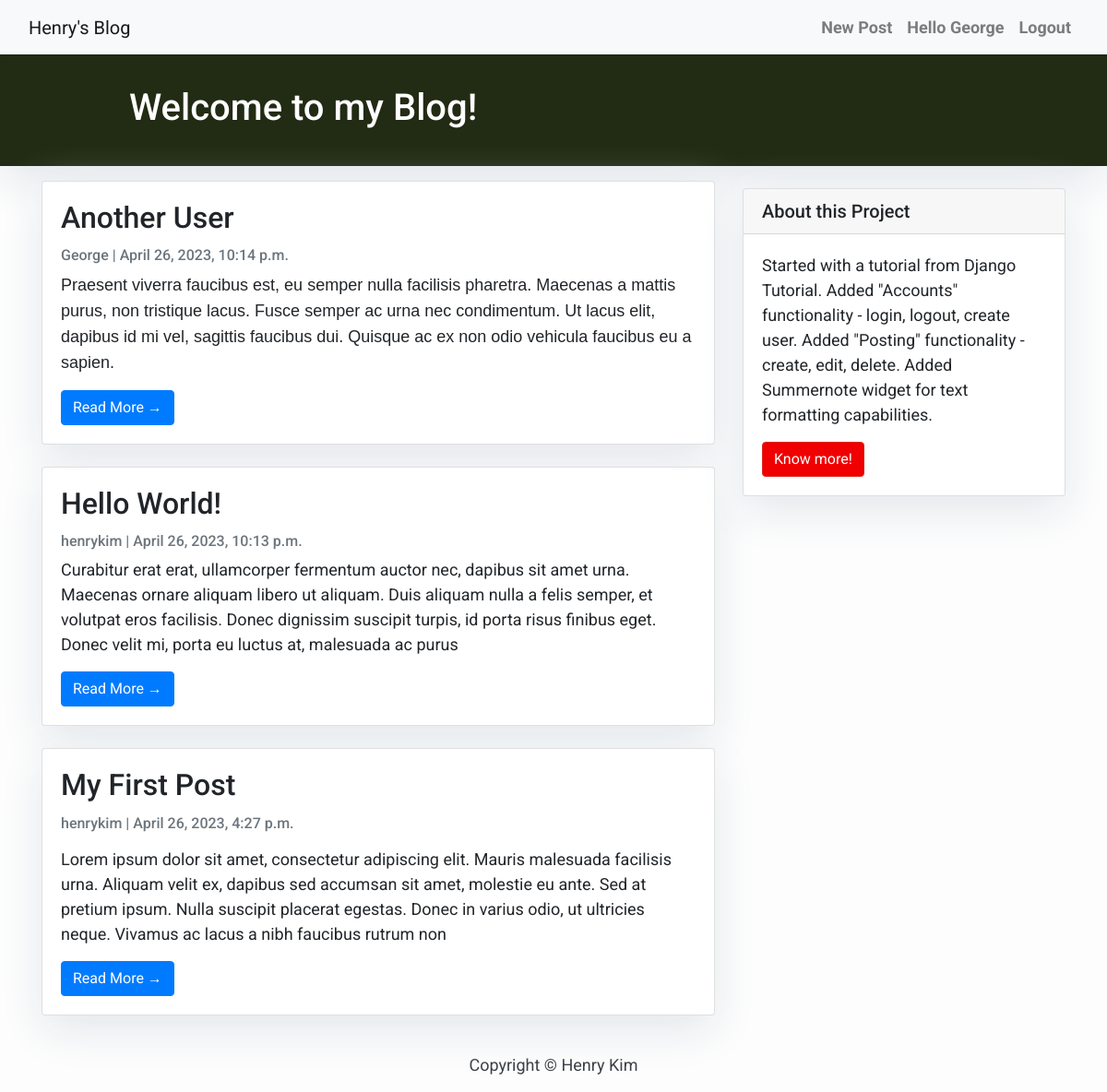
Screenshot of /blog/ (signed in) with the database file from the repository.
### blog/models.py (models this page shows, shortened)
class Post(models.Model):
    title = models.CharField(max_length=200, unique=True)
    slug = models.SlugField(max_length=200, unique=True)
    author = models.ForeignKey(
        User,
        related_name="blog_posts",
        on_delete=models.CASCADE,
    )
    updated_on = models.DateTimeField(auto_now=True)
    content = models.TextField()
    created_on = models.DateTimeField(auto_now_add=True)
    status = models.IntegerField(choices=STATUS, default=0)
    class Meta:
        ordering = ["-created_on"] # negative indicates reverse order, so recenty appears first

### blog/views.py (the view)
# urls.py: path("", posts_list, name="home"),
def posts_list(request):
    post_list = Post.objects.all()
    context = {
        "post_list": post_list,
    }
    return render(request, "index.html", context)

### templates/index.html (shortened to what this page needs)
{% extends "base.html" %}
{% block content %}
<header class="masthead">
    <div class="container">
        <div class="row">
            <div class=" col-md-8 col-md-10 mx-auto">
                <div class="site-heading">
                    <h1 class=" site-heading my-4 mt-3 text-white">Welcome to my Blog!</h1>
                </div>
            </div>
        </div>
    </div>
</header>
<div class="container">
    <div class="row">
        <div class="col-md-8 mt-3 left">
            {% for post in post_list %}
            <div class="card mb-4">
                <div class="card-body">
                    <h2 class="card-title">{{ post.title }}</h2>
                    <p class="card-text text-muted h6">{{ post.author }} | {{ post.created_on}} </p>
                    <p class="card-text">{{post.content|slice:":300"|safe }}</p>
                    <a href="{% url 'post_detail' post.slug  %}" class="btn btn-primary">Read More &rarr;</a>
                </div>
            </div>
            {% endfor %}
        </div>
        {% block sidebar %} {% include 'sidebar.html' %} {% endblock sidebar %}
    </div>
</div>
{%endblock%}

### templates/base.html (shortened to what this page needs)
<!DOCTYPE html>
<html>
    <head>
        <link rel="stylesheet" href="https://maxcdn.bootstrapcdn.com/bootstrap/4.0.0/css/bootstrap.min.css"
 />
    </head>
    <body>
        <nav class="navbar navbar-expand-lg navbar-light bg-light shadow" id="mainNav">
            <div class="container-fluid">
                <a class="navbar-brand" href="{% url 'home' %}">Henry's Blog</a>
                <div class="collapse navbar-collapse" id="navbarResponsive">
                    <ul class="navbar-nav ml-auto">
                        {% if user.is_authenticated %}
                        <li class="nav-item text-black">
                            <a class="nav-link text-black font-weight-bold" href="{% url "new_post" %}">New Post</a>
                        </li>
                        <li class="nav-item text-black">
                            <span class="nav-link text-black font-weight-bold">Hello {{ user }}</span>
                        </li>
                        <li class="nav-item text-black">
                            <a class="nav-link text-black font-weight-bold" href="{% url "logout" %}">Logout</a>
                        </li>
                        {% endif %}
                    </ul>
                </div>
            </div>
        </nav>
        {% block content %}{% endblock content %}
        <footer class="py-3 bg-grey">
            <p class="m-0 text-dark text-center ">Copyright &copy; Henry Kim</p>
        </footer>
    </body>
</html>

### templates/base.html (style rules this page uses)
body { font-family: "Roboto", sans-serif; font-size: 17px; background-color: #fdfdfd; }
.shadow { box-shadow: 0 4px 2px -2px rgba(0, 0, 0, 0.1); }
.masthead { background: #222b13; height: auto; padding-bottom: 15px; box-shadow: 0 16px 48px #E3E7EB; padding-top: 10px; }

### templates/index.html (style rules this page uses)
body { font-family: "Roboto", sans-serif; font-size: 18px; background-color: #fdfdfd; }
.card { box-shadow: 0 16px 48px #E3E7EB; }

### templates/sidebar.html (style rules this page uses)
.card { box-shadow: 0 16px 48px #E3E7EB; }

### rows the page displays
Post: title "Another User", author "George", created_on "April 26, 2023, 10:14 p.m.", content "Praesent viverra faucibus est, eu semper nulla facilisis pharetra. Maecenas a mattis purus, non tristique lacus. Fusce semper ac urna nec condimentum. Ut lacus elit, dapibus id mi vel, sagittis faucibus dui. Quisque ac ex non odio vehicula faucibus eu a sapien."
Post: title "Hello World!", author "henrykim", created_on "April 26, 2023, 10:13 p.m.", content "Curabitur erat erat, ullamcorper fermentum auctor nec, dapibus sit amet urna. Maecenas ornare aliquam libero ut aliquam. Duis aliquam nulla a felis semper, et volutpat eros facilisis. Donec dignissim suscipit turpis, id porta risus finibus eget. Donec velit mi, porta eu luctus at, malesuada ac purus"
Post: title "My First Post", author "henrykim", created_on "April 26, 2023, 4:27 p.m.", content "Lorem ipsum dolor sit amet, consectetur adipiscing elit. Mauris malesuada facilisis urna. Aliquam velit ex, dapibus sed accumsan sit amet, molestie eu ante. Sed at pretium ipsum. Nulla suscipit placerat egestas. Donec in varius odio, ut ultricies neque. Vivamus ac lacus a nibh faucibus rutrum non"

### other values shown
{{ user }} "George"
